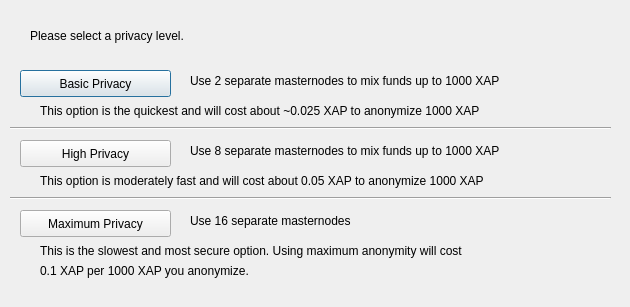
<?xml version="1.0" encoding="UTF-8"?>
<ui version="4.0">
 <class>DarksendConfig</class>
 <widget class="QDialog" name="DarksendConfig">
  <property name="geometry">
   <rect>
    <x>0</x>
    <y>0</y>
    <width>630</width>
    <height>307</height>
   </rect>
  </property>
  <property name="windowTitle">
   <string>Configure Darksend</string>
  </property>
  <widget class="QPushButton" name="buttonBasic">
   <property name="geometry">
    <rect>
     <x>20</x>
     <y>70</y>
     <width>151</width>
     <height>27</height>
    </rect>
   </property>
   <property name="text">
    <string>Basic Privacy</string>
   </property>
  </widget>
  <widget class="QPushButton" name="buttonHigh">
   <property name="geometry">
    <rect>
     <x>20</x>
     <y>140</y>
     <width>151</width>
     <height>27</height>
    </rect>
   </property>
   <property name="text">
    <string>High Privacy</string>
   </property>
  </widget>
  <widget class="QPushButton" name="buttonMax">
   <property name="geometry">
    <rect>
     <x>20</x>
     <y>210</y>
     <width>151</width>
     <height>27</height>
    </rect>
   </property>
   <property name="text">
    <string>Maximum Privacy</string>
   </property>
  </widget>
  <widget class="QLabel" name="label">
   <property name="geometry">
    <rect>
     <x>30</x>
     <y>20</y>
     <width>571</width>
     <height>31</height>
    </rect>
   </property>
   <property name="text">
    <string>Please select a privacy level.</string>
   </property>
  </widget>
  <widget class="QLabel" name="label_2">
   <property name="geometry">
    <rect>
     <x>190</x>
     <y>70</y>
     <width>421</width>
     <height>21</height>
    </rect>
   </property>
   <property name="text">
    <string>Use 2 separate masternodes to mix funds up to 1000 XAP</string>
   </property>
  </widget>
  <widget class="QLabel" name="label_3">
   <property name="geometry">
    <rect>
     <x>190</x>
     <y>140</y>
     <width>411</width>
     <height>21</height>
    </rect>
   </property>
   <property name="text">
    <string>Use 8 separate masternodes to mix funds up to 1000 XAP</string>
   </property>
  </widget>
  <widget class="QLabel" name="label_4">
   <property name="geometry">
    <rect>
     <x>190</x>
     <y>210</y>
     <width>421</width>
     <height>21</height>
    </rect>
   </property>
   <property name="text">
    <string>Use 16 separate masternodes</string>
   </property>
  </widget>
  <widget class="QLabel" name="label_6">
   <property name="geometry">
    <rect>
     <x>40</x>
     <y>100</y>
     <width>561</width>
     <height>21</height>
    </rect>
   </property>
   <property name="text">
    <string>This option is the quickest and will cost about ~0.025 XAP to anonymize 1000 XAP</string>
   </property>
  </widget>
  <widget class="QLabel" name="label_7">
   <property name="geometry">
    <rect>
     <x>40</x>
     <y>170</y>
     <width>561</width>
     <height>21</height>
    </rect>
   </property>
   <property name="text">
    <string>This option is moderately fast and will cost about 0.05 XAP to anonymize 1000 XAP</string>
   </property>
  </widget>
  <widget class="QLabel" name="label_8">
   <property name="geometry">
    <rect>
     <x>40</x>
     <y>240</y>
     <width>561</width>
     <height>21</height>
    </rect>
   </property>
   <property name="text">
    <string>This is the slowest and most secure option. Using maximum anonymity will cost</string>
   </property>
  </widget>
  <widget class="QLabel" name="label_9">
   <property name="geometry">
    <rect>
     <x>40</x>
     <y>260</y>
     <width>561</width>
     <height>21</height>
    </rect>
   </property>
   <property name="text">
    <string>0.1 XAP per 1000 XAP you anonymize.</string>
   </property>
  </widget>
  <widget class="Line" name="line">
   <property name="geometry">
    <rect>
     <x>10</x>
     <y>120</y>
     <width>601</width>
     <height>16</height>
    </rect>
   </property>
   <property name="orientation">
    <enum>Qt::Horizontal</enum>
   </property>
  </widget>
  <widget class="Line" name="line_2">
   <property name="geometry">
    <rect>
     <x>10</x>
     <y>190</y>
     <width>601</width>
     <height>16</height>
    </rect>
   </property>
   <property name="orientation">
    <enum>Qt::Horizontal</enum>
   </property>
  </widget>
 </widget>
 <resources/>
 <connections/>
</ui>
